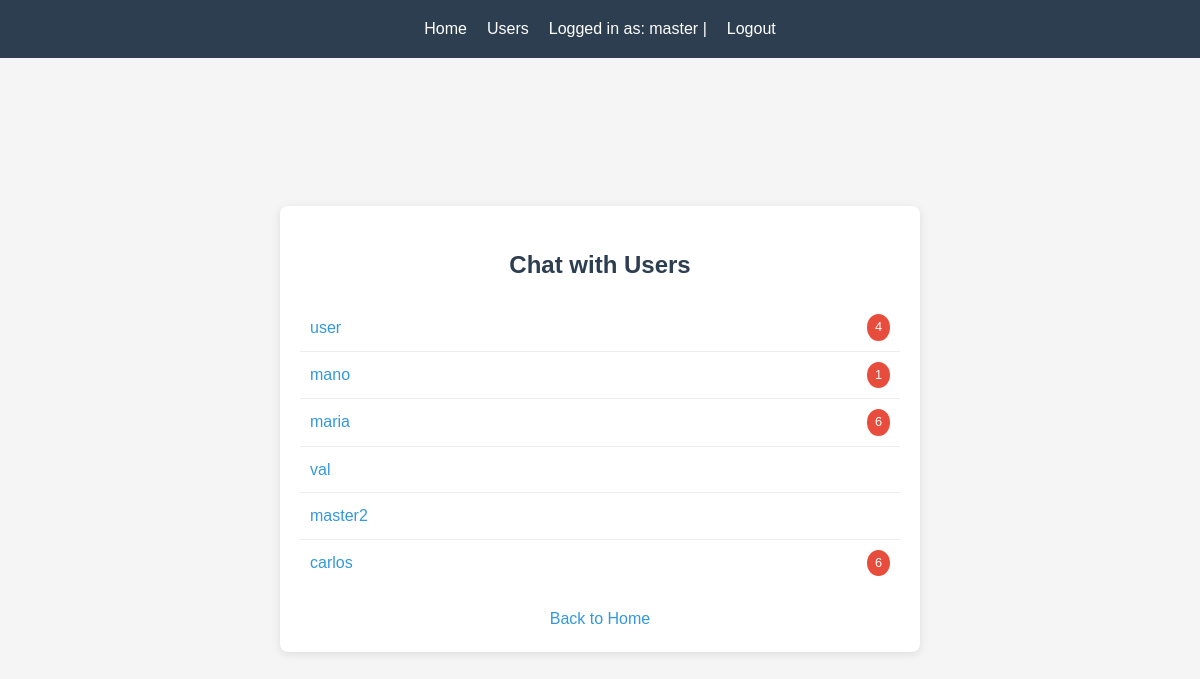
Screenshot of /users (signed in) with the database file from the repository.
### model.py (models this page shows, shortened)
class User(db.Model):
    id = db.Column(db.Integer, primary_key=True)
    username = db.Column(db.String(80), unique=True, nullable=False)
    email = db.Column(db.String(120), unique=True, nullable=False)
    password_hash = db.Column(db.String(128), nullable=False)
    created_at = db.Column(db.DateTime, default=datetime.utcnow)
    failed_login_attempts = db.Column(db.Integer, default=0)
    last_failed_login = db.Column(db.DateTime, nullable=True)
    is_locked = db.Column(db.Boolean, default=False)

### main.py (the view)
@app.route("/users")
def users():
    if not session.get("user_id"):
        return redirect(url_for("login"))
    try:
        current_user_id = int(session.get("user_id"))
        users_list = User.query.filter(User.id != current_user_id).all()
        unread_counts = {}
        for user in users_list:
            count = DirectMessage.query.filter_by(
                sender_id=user.id,
                recipient_id=current_user_id,
                is_read=False
            ).count()
            if count > 0:
                unread_counts[user.id] = count
        return render_template("users.html", users=users_list, unread_counts=unread_counts)
    except Exception as e:
        print(f"Error in users route: {e}")
        return render_template("home.html", error="An error occurred when trying to view users. Please try again.")

### main.py (called while the page is built)
@app.context_processor
def utility_processor():
    return dict(get_file_icon_class=get_file_icon_class)

### templates/users.html
{% extends 'base.html' %} {% block content %}
<div class="users-container">
  <h2>Chat with Users</h2>
  <div class="users-list">
    {% if users %}
      {% for user in users %}
        <div class="user-item">
          <a href="{{ url_for('direct_chat', user_id=user.id) }}">{{ user.username }}</a>
          {% if unread_counts.get(user.id, 0) > 0 %}
            <span class="unread-badge">{{ unread_counts.get(user.id) }}</span>
          {% endif %}
        </div>
      {% endfor %}
    {% else %}
      <p>No other users found.</p>
    {% endif %}
  </div>
  <div class="back-button">
    <a href="{{ url_for('home') }}">Back to Home</a>
  </div>
</div>
{% endblock %}

### static/css/style.css (style rules this page uses)
body { font-family: 'Arial', sans-serif; line-height: 1.6; margin: 0; padding: 0; background-color: #f5f5f5; display: flex; flex-direction: column; min-height: 100vh; }
.users-container { background-color: white; border-radius: 8px; box-shadow: 0 2px 10px rgba(0, 0, 0, 0.1); padding: 20px; width: 100%; max-width: 600px; margin: 0 auto; }
.users-container h2 { text-align: center; margin-bottom: 20px; color: #2c3e50; }
.users-list { margin-bottom: 20px; }
.user-item { padding: 10px; border-bottom: 1px solid #eee; display: flex; justify-content: space-between; align-items: center; }
.user-item:last-child { border-bottom: none; }
.user-item a { color: #3498db; text-decoration: none; }
.unread-badge { background-color: #e74c3c; color: white; border-radius: 50%; padding: 3px 8px; font-size: 0.8rem; }
.back-button { text-align: center; }
.back-button a { color: #3498db; text-decoration: none; }

### rows the page displays
User: username "user", get "4"
User: username "mano", get "1"
User: username "maria", get "6"
User: username "val"
User: username "master2"
User: username "carlos", get "6"

### other values shown
{{ session.username }} "master"
